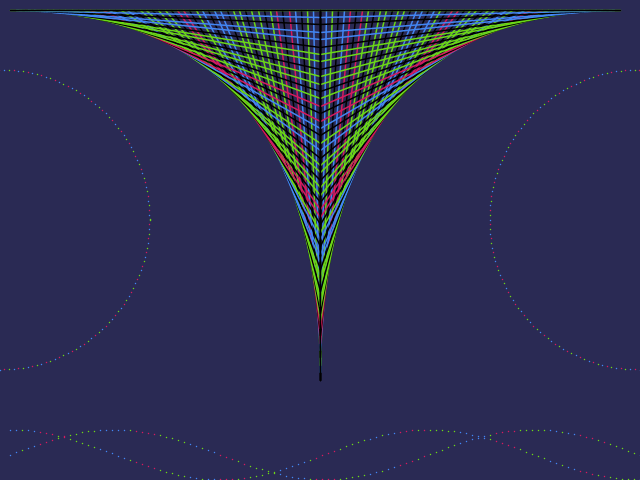
Frame 1 (no input)
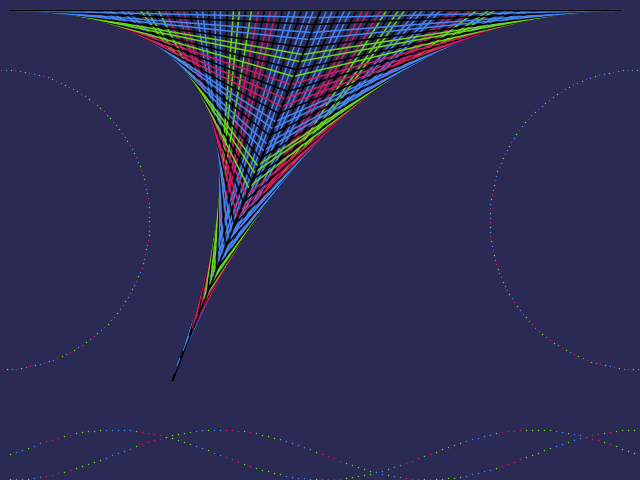
Frame 60 (the mouse pressed at the canvas centre just before this capture)
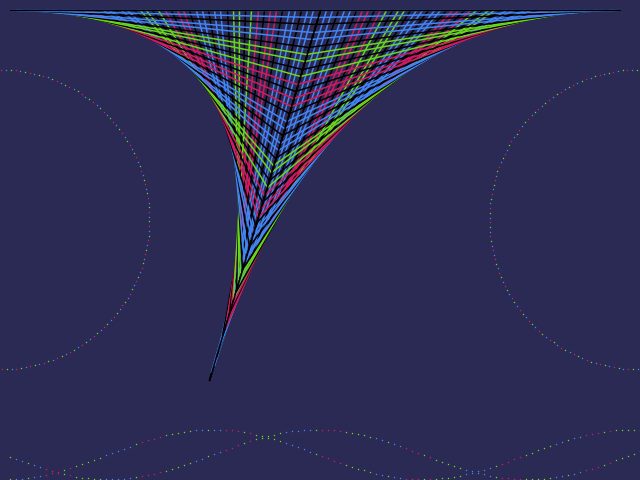
Frame 120 (the mouse held since frame 60 and released just before this capture)

The Processing sketch that drew these frames (run headless with seeded random() and noise(); from frame 60 on, the mouse is pressed at the canvas centre):

// Processing sketch: Assignment_3
// ── Assignment_3.pde
int frame = 0;

void setup()
{
	size(640, 480);
	strokeWeight(1.5);
}

void draw()
{
  background(42, 42, 84);
  //drawInACircle(2 + abs(int(sin(frame * 0.015) * 200)));

  for(int i=0; i < width; i++)
  {
    int range = 5;

    for(int j=0; j < range; j++)
    {
      if(int(i + frame) % (range * 3) == j)
        stroke(66, 134, 244);
      if(int(i + frame) % (range * 3) == range + j)
        stroke(214, 25, 94);
      if(int(i + frame) % (range * 3) == range * 2 + j)
        stroke(107, 216, 23);
    }
    if(int(i + frame) % 6 == 0 && int(i + frame) % 6 == 1)
      stroke(66, 134, 244);
    if(int(i + frame) % 6 == 2 && int(i + frame) % 6 == 3)
      stroke(214, 25, 94);
    if(int(i + frame) % 6 == 2)
      stroke(107, 216, 23);

    point(10 + i * 6, height - 25 - sin(frame * 0.08 + i * 0.09) * 25);
  }

  for(int i=0; i < width; i++)
  {
    int range = 5;

    for(int j=0; j < range; j++)
    {
      if(int(i + frame) % (range * 3) == j)
        stroke(66, 134, 244);
      if(int(i + frame) % (range * 3) == range + j)
        stroke(214, 25, 94);
      if(int(i + frame) % (range * 3) == range * 2 + j)
        stroke(107, 216, 23);
    }
    if(int(i + frame) % 6 == 0 && int(i + frame) % 6 == 1)
      stroke(66, 134, 244);
    if(int(i + frame) % 6 == 2 && int(i + frame) % 6 == 3)
      stroke(214, 25, 94);
    if(int(i + frame) % 6 == 2)
      stroke(107, 216, 23);

      point(10 + i * 6, height - 25 - cos(frame * 0.08 + i * 0.09) * 25);
  }

  //drawInACircle(3);

  Axis axis_11 = new Axis(width/2, 10.0, 10.0, 10.0);
  Axis axis_12 = new Axis(width/2, 10.0, width/2 - width/2 * sin(frame * 0.02) * 0.5, height - 100.0);
  Parabola parabola_1 = new Parabola(axis_11, axis_12, 50);
  parabola_1.draw();

  Axis axis_21 = new Axis(width/2, 10.0, width - 20.0, 10.0);
  Axis axis_22 = new Axis(width/2, 10.0, width/2 - width/2 * sin(frame * 0.02) * 0.5, height - 100.0);
  Parabola parabola_2 = new Parabola(axis_21, axis_22, 50);
  parabola_2.draw();

  drawInACircle(0, 220, 150, 200, frame * 0.2);
  drawInACircle(width, 220, 150, 200, frame * 0.2);

	frame++;
}

void drawInACircle(int x, int y, int amount){
    for(float f=0, i=0; f < (2 * PI); f += (2 * PI) / amount, i += 1)
    {
        if(int(i) % 3 == 0)
          stroke(66, 134, 244);
        if(int(i) % 3 == 1)
          stroke(214, 25, 94);
        if(int(i) % 3 == 2)
          stroke(107, 216, 23);

        // if(i % 3 == 0)
        //   stroke(66, 134, 244);
        // if(i % 3 == 1)
        //   stroke(214, 25, 94);
        // if
        //   stroke(107, 216, 23);

        point(x + sin(f) * 150, y + cos(f) * 150);
    }
}

void drawInACircle(int x, int y, float size, int amount, float offset){
    for(float f=0, i=0; f < (2 * PI); f += (2 * PI) / amount, i += 1)
    {
        if(int(i) % 3 == 0)
          stroke(66, 134, 244);
        if(int(i) % 3 == 1)
          stroke(214, 25, 94);
        if(int(i) % 3 == 2)
          stroke(107, 216, 23);
        // if(i % 3 == 0)
        //   stroke(66, 134, 244);
        // if(i % 3 == 1)
        //   stroke(214, 25, 94);
        // if
        //   stroke(107, 216, 23);

        point(x + sin(f+offset) * size, y + cos(f+offset) * size);
    }
}

class Axis {
  public float xStart, yStart, xEnd, yEnd;
  Axis (float x1, float y1, float x2, float y2) {
    this.xStart = x1;
    this.yStart = y1;
    this.xEnd = x2;
    this.yEnd = y2;
  }

  public float f(float x) {
    float k_value = (yEnd - yStart) / (xEnd - xStart);
    return (x - xStart) * k_value;
  }

  public float axis_length()
  {
    float x2 = (yEnd - yStart) * (yEnd - yStart);
    float y2 = (xEnd - xStart) * (xEnd - xStart);
    return (float) Math.sqrt(x2 + y2);
  }

  public float xlength()
  {
    return (xEnd - xStart);

  }
  public float ylength()
  {
    return (yEnd - yStart);
  }

  public boolean isFlatX()
  {
    return this.xStart == this.xEnd;
  }

  public void draw(Axis other, int number_of_lines)
  {
    float axis_step = this.xlength() / number_of_lines;
    float other_axis_step = other.xlength() / number_of_lines;
    for(float i=0; i < number_of_lines + 1; i++)
    {
      if(i % 3 == 0)
        stroke(0, 0, 0);
      else
      {
        int range = 5;

        for(int j=0; j < range; j++)
        {
          if(int(i + frame) % (range * 3) == j)
            stroke(66, 134, 244);
          if(int(i + frame) % (range * 3) == range + j)
            stroke(214, 25, 94);
          if(int(i + frame) % (range * 3) == range * 2 + j)
            stroke(107, 216, 23);
        }
        if(int(i + frame) % 6 == 0 && int(i + frame) % 6 == 1)
          stroke(66, 134, 244);
        if(int(i + frame) % 6 == 2 && int(i + frame) % 6 == 3)
          stroke(214, 25, 94);
        if(int(i + frame) % 6 == 2)
          stroke(107, 216, 23);
      }
      line(
        i * this.xlength() / number_of_lines + this.xStart,
        i * this.ylength() / number_of_lines + this.yStart,
        other.xlength() - (i * other.xlength() / number_of_lines) + other.xStart,
        other.ylength() - (i * other.ylength() / number_of_lines) + other.yStart);
    }

    stroke(0, 0, 0);
    line(this.xStart, this.yStart, this.xEnd, this.yEnd);
    line(other.xStart, other.yStart, other.xEnd, other.yEnd);

  }
}

class Parabola {
  Axis axis1, axis2;
  int numberOfLines;
  Parabola (Axis axis_1, Axis axis_2, int number_of_lines) {
    axis1 = axis_1;
    axis2 = axis_2;
    numberOfLines = number_of_lines;
  }

  public void draw(){
    this.axis1.draw(this.axis2, this.numberOfLines);
  }
}
